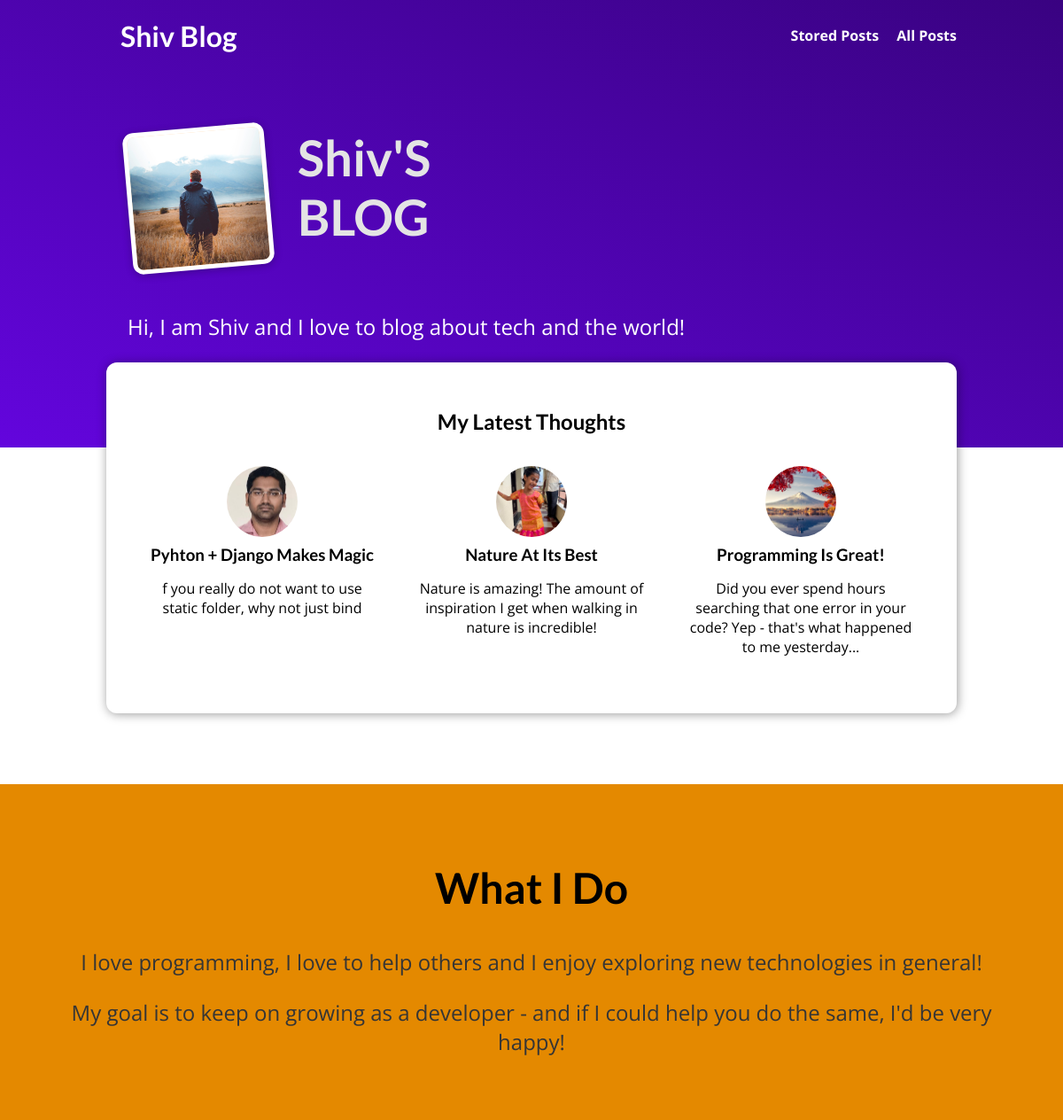
The page / on the database its author committed.
### blog/models.py (models this page shows, shortened)
class Post(models.Model):
    title = models.CharField(max_length=100)
    excerpt = models.CharField(max_length=200)
    image = models.ImageField(upload_to='Prof_img', null = True)
    date = models.DateTimeField(auto_now_add=True)
    slug = models.SlugField(unique = True)
    content = models.TextField(validators= [MinLengthValidator(0)])
    author = models.ForeignKey(Author, null= True, on_delete=models.SET_NULL, related_name='Post')
    tags = models.ManyToManyField(Tag)

### blog/views.py (the view)
# urls.py: path('', views.HomeView.as_view(), name='home'),
class HomeView(ListView):
    template_name = 'blog/index.html'
    model = Post
    context_object_name = 'post'
    ordering = ['-date']
    def get_queryset(self):
        query =  super().get_queryset()
        data = query[:3]
        return data

### blog/templates/blog/index.html (shortened to what this page needs)
{% extends 'base.html' %}
{% load static %}
{% block css_file %}
    <link rel="stylesheet" href="{% static 'blog/post.css' %}">
    <link rel="stylesheet" href="{% static 'blog/index.css' %}">
{% endblock css_file %}
{% block content %}
<section id="welcome">
  <header>
    <img src="{% static 'blog/images/man.jpeg' %}" alt="shiv - The Author Of This Blog" />
    <h2>Shiv'S BLOG</h2>
  </header>
  <p>Hi, I am Shiv and I love to blog about tech and the world!</p>
</section>
<section id="latest-posts">
  <h2>My Latest Thoughts</h2>
  <ul>
    {% for post in post %}
      {% include "blog/includes/post.html" %}
    {% endfor %}
  </ul>
</section>
<section id="about">
  <h2>What I Do</h2>
  <p>
    I love programming, I love to help others and I enjoy exploring new
    technologies in general!
  </p>
  <p>
    My goal is to keep on growing as a developer - and if I could help you do
    the same, I'd be very happy!
  </p>
</section>
{% endblock content %}

### blog/templates/blog/includes/post.html (shortened to what this page needs)
{% load static %}
<li>
    <article class="post">
      <a href="{% url "blog_details" post.slug %}">
        <img src="{{ post.image.url }}" alt="{{ postauthor | title }}" />
        <div class="post__content">
          <h3>{{ post.title | title}}</h3>
          <p>
              {{ post.excerpt }}
          </p>
        </div>
      </a>
    </article>
</li>

### static/app.css (style rules this page uses)
* { box-sizing: border-box; }
html { font-family: 'Open Sans', 'Lato', sans-serif; }
body { margin: 0; }
h1, h2, h3 { font-family: 'Lato', sans-serif; font-weight: bold; }

### blog/static/blog/post.css (style rules this page uses)
.post { display: flex; flex-direction: column; align-items: center; text-align: center; }
.post a { text-decoration: none; color: black; transition: all 0.2s ease; padding: 1rem; }
.post img { width: 5rem; height: 5rem; object-fit: cover; border-radius: 50%; }
.post h3 { margin: 0.25rem 0; }

### blog/static/blog/index.css (style rules this page uses)
#welcome { background: linear-gradient(to right top, #6305dd, #390281); padding: 6rem 12%; }
#welcome header { display: flex; align-items: flex-start; margin: 3rem auto; }
#welcome img { width: 10rem; height: 10rem; object-fit: cover; object-position: top; border: 5px solid white; border-radius: 12px; background-color: #ffe1bf; transform: rotateZ(-5deg); box-shadow: 0 2px 8px rgba(0, 0, 0, 0.25); }
#welcome h2 { font-size: 3.5rem; margin: 0 0 0 2rem; color: #e4e4e4; width: 10rem; }
#welcome p { color: white; font-size: 1.5rem; }
#latest-posts { background-color: white; padding: 2rem; border-radius: 12px; width: 60rem; margin: -6rem auto 2rem auto; box-shadow: 1px 1px 12px rgba(0, 0, 0, 0.4); }
#latest-posts h2 { text-align: center; }
#latest-posts ul { list-style: none; margin: 0; padding: 0; display: flex; gap: 1rem; }
#latest-posts li { flex: 1; }
#about { text-align: center; padding: 3rem; background-color: #e48900; margin-top: 5rem; }
#about h2 { font-size: 3rem; }
#about p { font-size: 1.5rem; color: #353535; }

### rows shown on the page
Post: image (picture), title "Pyhton + Django Makes Magic", excerpt "f you really do not want to use static folder, why not just bind"
Post: image (picture), title "Nature At Its Best", excerpt "Nature is amazing! The amount of inspiration I get when walking in nature is incredible!"
Post: image (picture), title "Programming Is Great!", excerpt "Did you ever spend hours searching that one error in your code? Yep - that's what happened to me yesterday..."
